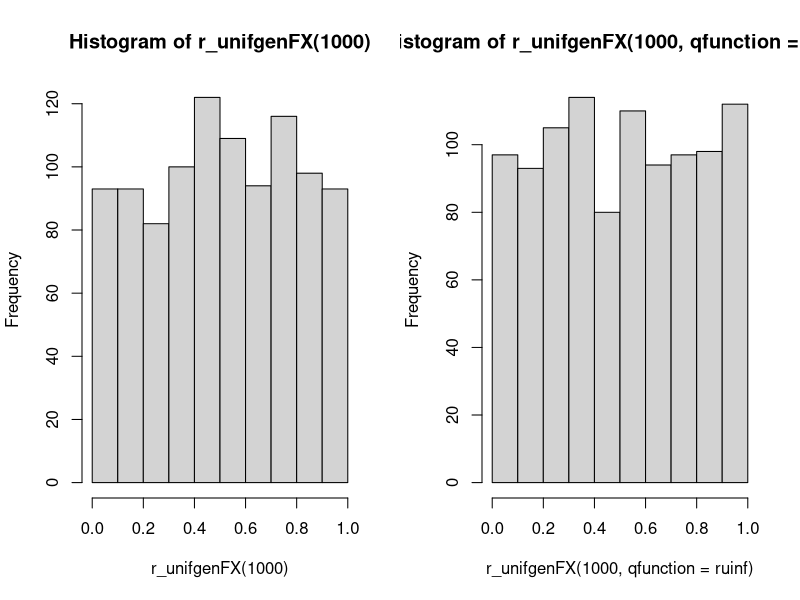
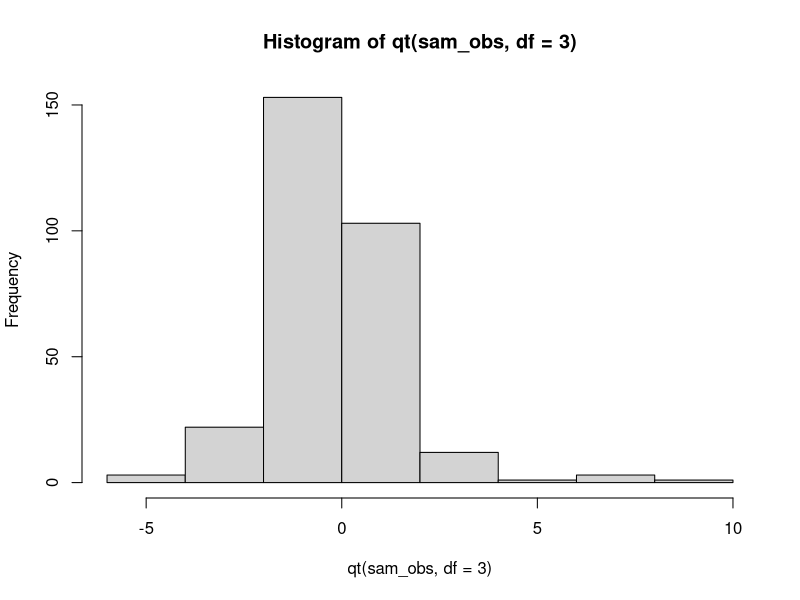

These charts were generated, in order, by the following R code:
## ---- chunk 1

help("runif")



## ---- chunk 2
r_unifgenFX <- function(n, qfunction = qnorm)
{
  randomderivates <- runif(n, min =0, max = 1)
  return (randomderivates)
}
## ---- chunk 3
set.seed(1234567)

oldpar <- par(mfrow = c(1, 2))
hist(r_unifgenFX(1000))

hist(r_unifgenFX(1000, qfunction = ruinf))
par(oldpar)
## ---- chunk 4

r_unifgen <- function (n, dof)
{
  robs_student_t <- rt(n, df=dof)
  return (robs_student_t)
}
## ---- chunk 5
sam_obs <- r_unifgen(1000, 3)

# Now passing the vector of random values to the qt fucntion to find the quantile values. 

 x_val <- qt(sam_obs, df= 3, lower.tail = TRUE)

hist(qt(sam_obs, df = 3))
 
## ---- chunk 6
